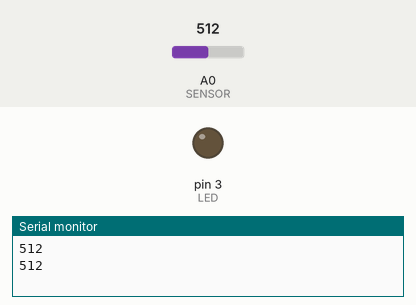
The sketch below on a simulated Arduino Uno, built with avr-gcc and run on an emulated ATmega328P. Parts: output pins drawn as LEDs (lit = HIGH), the last lines printed to the serial monitor. The inputs (shaded band) are chosen by the test bench; at power-on: A0 (SENSOR) = 512.

Above: at 1.8 s.
1.9 s: A0 (SENSOR) set to 214
4.2 s: A0 (SENSOR) set to 187
At 7.2 s:
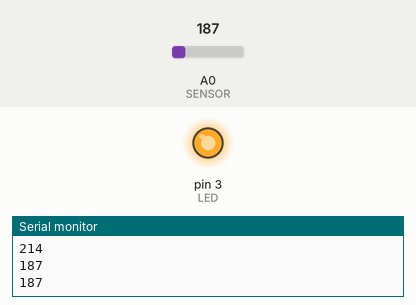
7.5 s: A0 (SENSOR) set to 210
At 11.2 s:
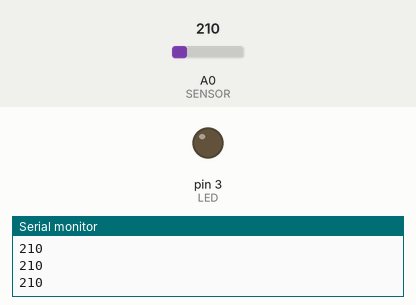
11.5 s: A0 (SENSOR) set to 190
At 13.7 s:
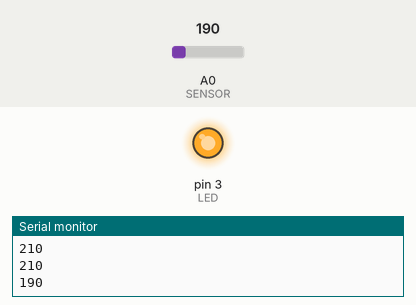
Timing chart, 0 to 15.2 s (numbered marks = the images above; inputs shaded):
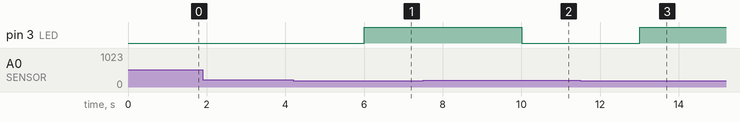

Measured:
- the behaviour switches between 200 and 199 on A0 (SENSOR) (found by bisection; images 0 and 1)
- after the input at 4.2 s, pin 3 (LED): LOW → HIGH after 1.8 s
- after the input at 7.5 s, pin 3 (LED): HIGH → LOW after 2.5 s
- after the input at 11.5 s, pin 3 (LED): LOW → HIGH after 1.5 s

The sketch:

LDR_prueba.ino
```cpp
int SENSOR = 0;
int LED = 3;
int VALOR;

void setup() {
  Serial.begin(9600);
  pinMode(LED,OUTPUT);
  //ENTRADAS ANALOGICAS NO REQUIERES INICIALIZACION
  pinMode(SENSOR, INPUT);
}

void loop() {
  VALOR = analogRead(SENSOR);
  Serial.println(VALOR);
  delay(1000);

  if (VALOR < 200) {
    digitalWrite(LED,HIGH);
    delay(1000);

  }
  else{
    digitalWrite(LED,LOW);
  }
}
```
